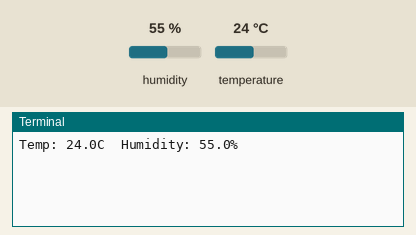
Simulated run of this program. Board: Raspberry Pi (BCM pin numbers). Shown: the last lines printed to the terminal. The test bench sets the inputs (shaded band); at power-on: humidity 55 %, temperature 24 °C.

Above: at 1.2 s.
1.3 s: humidity set to 22 %
At 2.8 s:
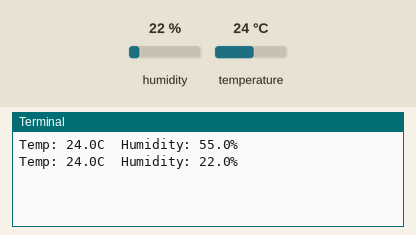
4.1 s: temperature set to 12 °C
At 4.6 s:
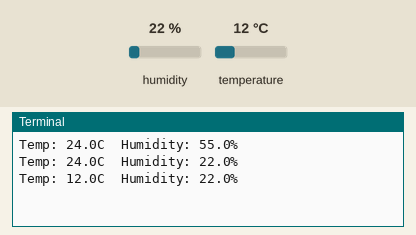
6.9 s: humidity set to 40 %
At 9.6 s:
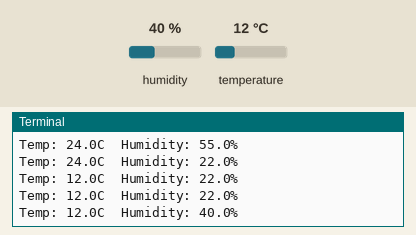
Timing chart, 0 to 11.1 s (numbered marks = the images above; inputs shaded):
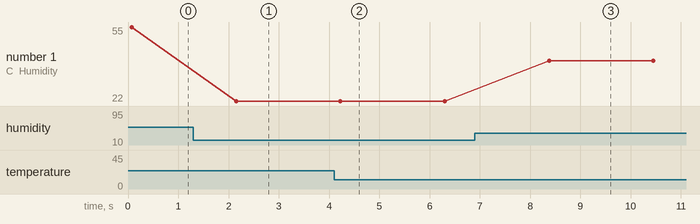

The program:

temp_hum_sensor.py
```python
import RPi.GPIO as GPIO
import dht11
import time

GPIO.setwarnings(False)
GPIO.setmode(GPIO.BCM)

instance = dht11.DHT11(pin=17)

try:
  while True:
    result = instance.read()
    if result.is_valid():
      print(f"Temp: {result.temperature}C  Humidity: {result.humidity}%")
    else:
      print(":(")
    time.sleep(2)
except KeyboardInterrupt:
  print("Cleanup")
  GPIO.cleanup()
```

Measured:
- after the input at 1.3 s, the terminal: prints a new line after 0.85 s (image 1)
- after the input at 4.1 s, the terminal: prints a new line after 0.13 s (image 2)
- after the input at 6.9 s, the terminal: prints a new line after 1.5 s (image 3)
- plotted number 1: 55 → 22 after the input at 1.3 s, 22 → 40 after the input at 6.9 s
